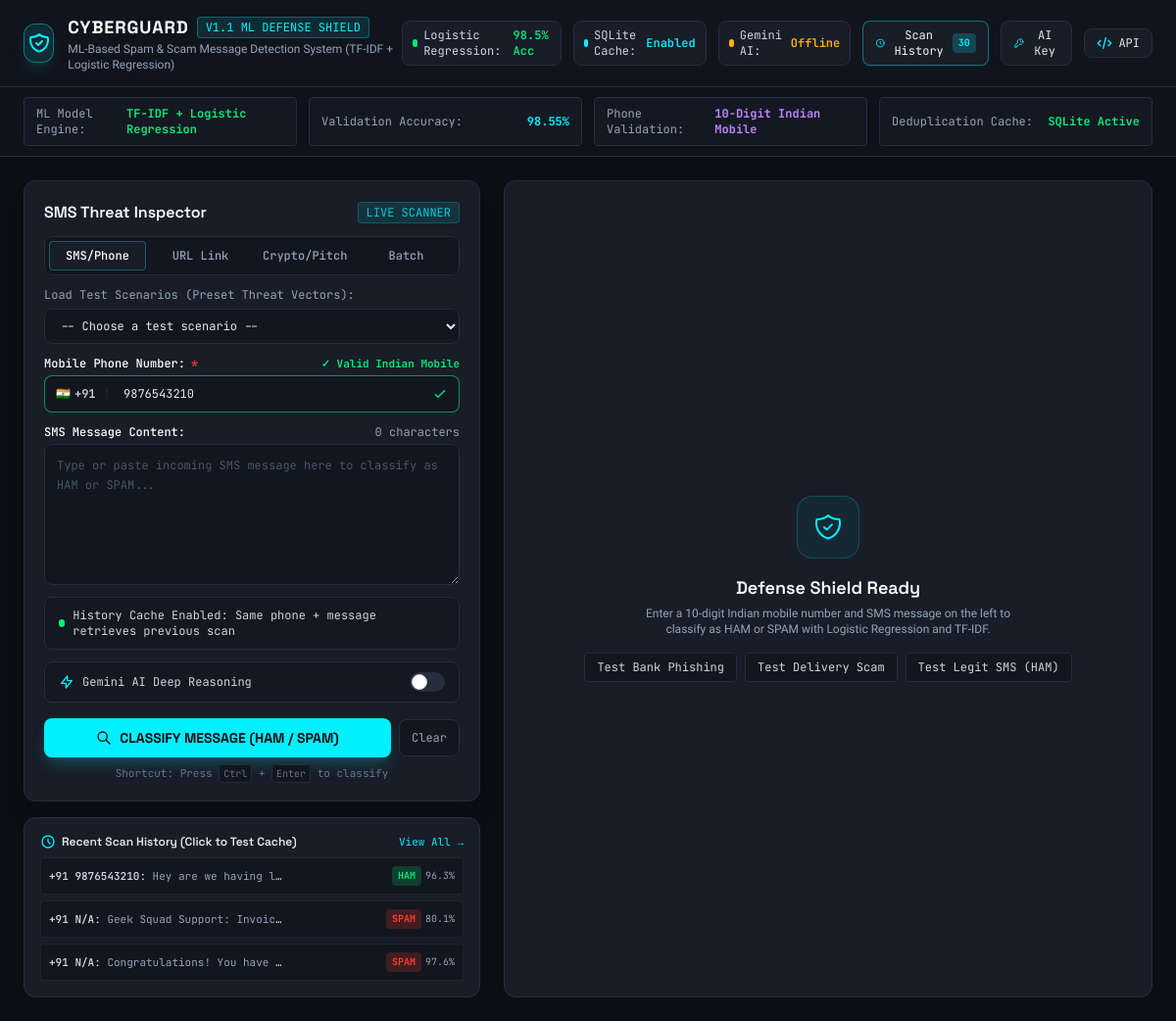
The page / on the database its author committed.
### tables this page shows
CREATE TABLE scan_logs (
                    id INTEGER PRIMARY KEY AUTOINCREMENT,
                    created_at TIMESTAMP DEFAULT CURRENT_TIMESTAMP,
                    text TEXT NOT NULL,
                    input_type TEXT DEFAULT 'general',
                    risk_score INTEGER NOT NULL,
                    risk_level TEXT NOT NULL,
                    verdict_badge TEXT NOT NULL,
                    is_scam BOOLEAN NOT NULL,
                    is_spam BOOLEAN NOT NULL,
                    categories TEXT,
                    manipulation_tactics TEXT,
                    urls_found TEXT,
                    crypto_found TEXT,
                    ai_used BOOLEAN DEFAULT 0,
                    summary TEXT
                , phone_number TEXT, message TEXT, prediction TEXT, confidence REAL);

### app.py (the view)
@app.route('/')
def index():
    model_meta = detector.metadata or {}
    history = detector.db.get_recent_scans(limit=30)
    stats = detector.db.get_stats()
    return render_template('index.html', model_meta=model_meta, history=history, stats=stats)

### templates/index.html (shortened to what this page needs)
<!DOCTYPE html>
<html lang="en" class="dark">
<head>
  <script src="https://cdn.tailwindcss.com"></script>
</head>
<body class="min-h-screen flex flex-col selection:bg-cyanGlow selection:text-obsidian">
  <header class="border-b border-borderMuted bg-surface/90 backdrop-blur sticky top-0 z-50 px-6 py-3.5 flex items-center justify-between">
    <div class="flex items-center space-x-3.5">
      <div class="w-10 h-10 rounded-xl bg-cyanGlow/10 border border-cyanGlow/40 flex items-center justify-center text-cyanGlow shadow-lg shadow-cyanGlow/10">
      </div>
      <div>
        <div class="flex items-center space-x-2">
          <h1 class="font-headline text-lg font-bold tracking-wider text-white">CYBERGUARD</h1>
          <span class="text-xs font-mono uppercase bg-cyanGlow/10 text-cyanGlow border border-cyanGlow/30 px-2 py-0.5 rounded">v1.1 ML DEFENSE SHIELD</span>
        </div>
        <p class="text-xs text-slate-400">ML-Based Spam & Scam Message Detection System (TF-IDF + Logistic Regression)</p>
      </div>
    </div>
    <div class="flex items-center space-x-3">
      <div class="hidden lg:flex items-center space-x-3 text-xs font-mono">
        <div class="flex items-center space-x-1.5 bg-card px-2.5 py-1.5 rounded-lg border border-borderMuted">
          <span class="w-2 h-2 rounded-full bg-emeraldNeon animate-ping"></span>
          <span class="text-slate-300">Logistic Regression:</span>
          <span class="text-emeraldNeon font-semibold">{{ (model_meta.accuracy * 100)|round(1) if model_meta.accuracy else '98.5' }}% Acc</span>
        </div>
        <div class="flex items-center space-x-1.5 bg-card px-2.5 py-1.5 rounded-lg border border-borderMuted">
          <span class="w-2 h-2 rounded-full bg-cyanGlow"></span>
          <span class="text-slate-300">SQLite Cache:</span>
          <span class="text-cyanGlow font-semibold">Enabled</span>
        </div>
        <div id="geminiStatusPill" class="flex items-center space-x-1.5 bg-card px-2.5 py-1.5 rounded-lg border border-borderMuted cursor-pointer hover:border-cyanGlow/50 transition">
          <span id="geminiDot" class="w-2 h-2 rounded-full bg-amberWarn"></span>
          <span class="text-slate-300">Gemini AI:</span>
          <span id="geminiText" class="text-amberWarn font-semibold">Offline</span>
        </div>
      </div>
      <button onclick="openHistoryModal()" class="flex items-center space-x-1.5 bg-card hover:bg-surface border border-cyanGlow/40 hover:border-cyanGlow text-xs font-mono px-3 py-1.5 rounded-lg transition text-slate-100 shadow-sm shadow-cyanGlow/10">
        <svg class="w-4 h-4 text-cyanGlow" fill="none" stroke="currentColor" viewBox="0 0 24 24">
          <path stroke-linecap="round" stroke-linejoin="round" stroke-width="2" d="M12 8v4l3 3m6-3a9 9 0 11-18 0 9 9 0 0118 0z"/>
        </svg>
        <span>Scan History</span>
        <span id="navHistoryBadge" class="bg-cyanGlow/20 text-cyanGlow font-bold px-1.5 py-0.5 rounded text-[10px]">{{ history|length if history else 0 }}</span>
      </button>
      <button onclick="openApiKeyModal()" class="flex items-center space-x-1.5 bg-card hover:bg-surface border border-borderMuted hover:border-cyanGlow/50 text-xs font-mono px-3 py-1.5 rounded-lg transition text-slate-200">
        <svg class="w-4 h-4 text-cyanGlow" fill="none" stroke="currentColor" viewBox="0 0 24 24">
          <path stroke-linecap="round" stroke-linejoin="round" stroke-width="2" d="M15 7a2 2 0 012 2m4 0a6 6 0 01-7.743 5.743L11 17H9v2H7v2H4a1 1 0 01-1-1v-2.586a1 1 0 01.293-.707l5.964-5.964A6 6 0 1121 9z"/>
        </svg>
        <span>AI Key</span>
      </button>
      <button onclick="openApiDocsModal()" class="flex items-center space-x-1.5 bg-card hover:bg-surface border border-borderMuted hover:border-cyanGlow/50 text-xs font-mono px-3 py-1.5 rounded-lg transition text-slate-200">
        <svg class="w-4 h-4 text-cyanGlow" fill="none" stroke="currentColor" viewBox="0 0 24 24">
          <path stroke-linecap="round" stroke-linejoin="round" stroke-width="2" d="M10 20l4-16m4 4l4 4-4 4M6 16l-4-4 4-4"/>
        </svg>
        <span>API</span>
      </button>
    </div>
  </header>
  <div class="bg-surface/50 border-b border-borderMuted px-6 py-2.5">
    <div class="max-w-7xl mx-auto grid grid-cols-2 sm:grid-cols-4 gap-3 text-xs font-mono">
      <div class="flex items-center justify-between bg-card/60 px-3 py-2 rounded border border-borderMuted">
        <span class="text-slate-400">ML Model Engine:</span>
        <span class="text-emeraldNeon font-bold">TF-IDF + Logistic Regression</span>
      </div>
      <div class="flex items-center justify-between bg-card/60 px-3 py-2 rounded border border-borderMuted">
        <span class="text-slate-400">Validation Accuracy:</span>
        <span class="text-cyanGlow font-bold">98.55%</span>
      </div>
      <div class="flex items-center justify-between bg-card/60 px-3 py-2 rounded border border-borderMuted">
        <span class="text-slate-400">Phone Validation:</span>
        <span class="text-purple-400 font-bold">10-Digit Indian Mobile</span>
      </div>
      <div class="flex items-center justify-between bg-card/60 px-3 py-2 rounded border border-borderMuted">
        <span class="text-slate-400">Deduplication Cache:</span>
        <span class="text-emeraldNeon font-bold">SQLite Active</span>
      </div>
    </div>
  </div>
  <main class="max-w-7xl mx-auto w-full p-6 flex-1 grid grid-cols-1 lg:grid-cols-12 gap-6">
    <div class="lg:col-span-5 flex flex-col space-y-4">
      <div class="bg-card border border-borderMuted rounded-xl p-5 shadow-xl flex flex-col flex-1">
        <div class="flex items-center justify-between mb-3">
          <h2 class="font-headline font-semibold text-white text-base flex items-center space-x-2">
            <span>SMS Threat Inspector</span>
          </h2>
          <span class="text-xs font-mono text-cyanGlow/80 bg-cyanGlow/10 px-2 py-0.5 rounded border border-cyanGlow/20">LIVE SCANNER</span>
        </div>
        <div class="grid grid-cols-4 gap-1.5 p-1 bg-surface rounded-lg mb-3 border border-borderMuted text-xs font-mono">
          <button id="tabMsg" onclick="switchMode('message')" class="py-1.5 px-2 rounded font-medium text-white bg-card border border-cyanGlow/30 shadow transition text-center">SMS/Phone</button>
          <button id="tabUrl" onclick="switchMode('url')" class="py-1.5 px-2 rounded font-medium text-slate-400 hover:text-white transition text-center">URL Link</button>
          <button id="tabCrypto" onclick="switchMode('crypto')" class="py-1.5 px-2 rounded font-medium text-slate-400 hover:text-white transition text-center">Crypto/Pitch</button>
          <button id="tabBatch" onclick="switchMode('batch')" class="py-1.5 px-2 rounded font-medium text-slate-400 hover:text-white transition text-center">Batch</button>
        </div>
        <div class="mb-3">
          <label class="block text-xs font-mono text-slate-400 mb-1.5">Load Test Scenarios (Preset Threat Vectors):</label>
          <select id="presetSelector" onchange="loadPreset(this.value)" class="w-full bg-surface border border-borderMuted rounded-lg px-3 py-2 text-xs font-mono text-slate-200 focus:outline-none focus:border-cyanGlow/60 transition">
            <option value="">-- Choose a test scenario --</option>
          </select>
        </div>
        <div class="mb-3">
          <div class="flex items-center justify-between text-xs font-mono text-slate-400 mb-1">
            <label for="phoneInput" class="flex items-center space-x-1.5">
              <span class="text-white font-medium">Mobile Phone Number:</span>
              <span class="text-crimsonRed font-bold">*</span>
            </label>
            <span id="phoneValidationStatus" class="text-[11px] font-mono text-slate-500">10-Digit Indian Mobile</span>
          </div>
          <div class="relative flex items-center">
            <div class="absolute inset-y-0 left-0 pl-3 flex items-center pointer-events-none text-xs font-mono">
              <span class="mr-1">🇮🇳</span>
              <span class="text-slate-300 font-semibold">+91</span>
              <span class="mx-2 text-borderMuted">|</span>
            </div>
            <input type="tel" id="phoneInput" maxlength="15" placeholder="e.g. 9876543210" value="9876543210"
              class="w-full bg-surface border border-borderMuted rounded-lg py-2.5 pl-20 pr-10 text-xs font-mono text-slate-200 placeholder-slate-600 focus:outline-none focus:border-cyanGlow/60 focus:ring-1 focus:ring-cyanGlow/50 transition" />
            <div id="phoneStatusIcon" class="absolute inset-y-0 right-0 pr-3 flex items-center pointer-events-none text-emeraldNeon">
            </div>
          </div>
        </div>
        <div id="singleInputArea" class="flex-1 flex flex-col mb-3">
          <div class="flex items-center justify-between text-xs font-mono text-slate-400 mb-1">
            <label for="scanInput" class="text-white font-medium">SMS Message Content:</label>
            <span id="charCount">0 characters</span>
          </div>
          <textarea id="scanInput" rows="6" placeholder="Type or paste incoming SMS message here to classify as HAM or SPAM..."
            class="w-full flex-1 bg-surface border border-borderMuted rounded-lg p-3 text-xs font-mono text-slate-200 placeholder-slate-600 focus:outline-none focus:border-cyanGlow/60 focus:ring-1 focus:ring-cyanGlow/50 resize-y transition leading-relaxed"></textarea>
        </div>
        <div class="flex items-center justify-between bg-surface/70 border border-borderMuted rounded-lg px-3.5 py-2.5 mb-3 text-xs font-mono">
          <div class="flex items-center space-x-2 text-slate-300">
            <span class="w-2 h-2 rounded-full bg-emeraldNeon"></span>
            <span>History Cache Enabled: Same phone + message retrieves previous scan</span>
          </div>
        </div>
        <div class="flex items-center justify-between bg-surface/70 border border-borderMuted rounded-lg px-3.5 py-2.5 mb-4">
          <div class="flex items-center space-x-2">
            <svg class="w-4 h-4 text-cyanGlow" fill="none" stroke="currentColor" viewBox="0 0 24 24">
              <path stroke-linecap="round" stroke-linejoin="round" stroke-width="2" d="M13 10V3L4 14h7v7l9-11h-7z"/>
            </svg>
            <span class="text-xs font-mono text-slate-300">Gemini AI Deep Reasoning</span>
          </div>
          <label class="relative inline-flex items-center cursor-pointer">
            <div class="w-9 h-5 bg-borderMuted peer-focus:outline-none rounded-full peer peer-checked:after:translate-x-full peer-checked:after:border-white after:content-[''] after:absolute after:top-[2px] after:left-[2px] after:bg-white after:border-gray-300 after:border after:rounded-full after:h-4 after:w-4 after:transition-all peer-checked:bg-cyanGlow"></div>
          </label>
        </div>
        <div class="flex items-center space-x-2">
          <button id="scanBtn" onclick="executeScan()" class="flex-1 bg-cyanGlow hover:bg-cyanGlow/90 text-obsidian font-headline font-bold text-sm py-2.5 px-4 rounded-lg shadow-lg shadow-cyanGlow/20 transition flex items-center justify-center space-x-2">
            <svg id="scanIcon" class="w-4 h-4" fill="none" stroke="currentColor" viewBox="0 0 24 24">
              <path stroke-linecap="round" stroke-linejoin="round" stroke-width="2" d="M21 21l-6-6m2-5a7 7 0 11-14 0 7 7 0 0114 0z"/>
            </svg>
            <span id="scanBtnText">CLASSIFY MESSAGE (HAM / SPAM)</span>
          </button>
          <button onclick="clearInput()" class="bg-surface hover:bg-borderMuted border border-borderMuted text-slate-400 hover:text-white px-3 py-2.5 rounded-lg text-xs font-mono transition" title="Clear input">
            Clear
          </button>
        </div>
        <p class="text-[11px] text-slate-500 font-mono text-center mt-2">Shortcut: Press <kbd class="px-1 py-0.5 bg-surface border border-borderMuted rounded text-[10px]">Ctrl</kbd> + <kbd class="px-1 py-0.5 bg-surface border border-borderMuted rounded text-[10px]">Enter</kbd> to classify</p>
      </div>
      <div class="bg-card border border-borderMuted rounded-xl p-4 text-xs font-mono">
        <div class="flex items-center justify-between mb-2">
          <h3 class="font-headline font-semibold text-slate-200 text-xs flex items-center space-x-1.5">
            <svg class="w-4 h-4 text-cyanGlow" fill="none" stroke="currentColor" viewBox="0 0 24 24">
              <path stroke-linecap="round" stroke-linejoin="round" stroke-width="2" d="M12 8v4l3 3m6-3a9 9 0 11-18 0 9 9 0 0118 0z"/>
            </svg>
            <span>Recent Scan History (Click to Test Cache)</span>
          </h3>
          <button onclick="openHistoryModal()" class="text-cyanGlow hover:underline text-[11px]">View All &rarr;</button>
        </div>
        <div id="quickHistoryList" class="space-y-1.5 text-[11px]">
          {% if history %}
            {% for item in history[:3] %}
              <div onclick="loadFromHistory('{{ item.phone_number }}', '{{ item.text|replace('\'', '\\\'')|replace('\n', ' ') }}')"
                class="p-2 rounded bg-surface hover:bg-borderMuted/60 cursor-pointer border border-borderMuted/60 flex items-center justify-between transition">
                <div class="truncate max-w-[240px]">
                  <span class="text-slate-300 font-semibold">+91 {{ item.phone_number }}</span>:
                  <span class="text-slate-400">{{ item.text[:30] }}...</span>
                </div>
                <div class="flex items-center space-x-1 shrink-0">
                  <span class="px-1.5 py-0.5 rounded text-[10px] font-bold {{ 'bg-crimsonRed/20 text-crimsonRed' if item.prediction == 'SPAM' else 'bg-emeraldNeon/20 text-emeraldNeon' }}">{{ item.prediction }}</span>
                  <span class="text-slate-400 text-[10px]">{{ item.confidence|round(1) }}%</span>
                </div>
              </div>
            {% endfor %}
          {% else %}
            <p class="text-slate-500 text-[11px]">No scans recorded yet. Submit a message above.</p>
          {% endif %}
        </div>
      </div>
    </div>
    <div class="lg:col-span-7 flex flex-col space-y-4">
      <div id="emptyState" class="bg-card border border-borderMuted rounded-xl p-10 flex flex-col items-center justify-center text-center flex-1 min-h-[460px]">
        <div class="w-16 h-16 rounded-2xl bg-cyanGlow/5 border border-cyanGlow/20 flex items-center justify-center text-cyanGlow mb-4">
        </div>
        <h3 class="font-headline text-lg font-semibold text-white mb-1">Defense Shield Ready</h3>
        <p class="text-xs text-slate-400 max-w-sm mb-4">Enter a 10-digit Indian mobile number and SMS message on the left to classify as HAM or SPAM with Logistic Regression and TF-IDF.</p>
        <div class="flex flex-wrap gap-2 justify-center">
          <button onclick="loadPreset('bank_phish')" class="text-xs font-mono bg-surface hover:bg-borderMuted border border-borderMuted text-slate-300 px-3 py-1.5 rounded transition">Test Bank Phishing</button>
          <button onclick="loadPreset('delivery_scam')" class="text-xs font-mono bg-surface hover:bg-borderMuted border border-borderMuted text-slate-300 px-3 py-1.5 rounded transition">Test Delivery Scam</button>
          <button onclick="loadPreset('legit_lunch')" class="text-xs font-mono bg-surface hover:bg-borderMuted border border-borderMuted text-slate-300 px-3 py-1.5 rounded transition">Test Legit SMS (HAM)</button>
        </div>
      </div>
    </div>
  </main>
</body>
</html>

### rows shown on the page
scan_logs: phone_number "9876543210", text "Hey are we having l…", prediction "HAM", confidence "96.3"
scan_logs: phone_number "N/A", text "Geek Squad Support: Invoic…", prediction "SPAM", confidence "80.1"
scan_logs: phone_number "N/A", text "Congratulations! You have…", prediction "SPAM", confidence "97.6"

### other values the page prints
{{ history|length if history else 0 }} "30"
